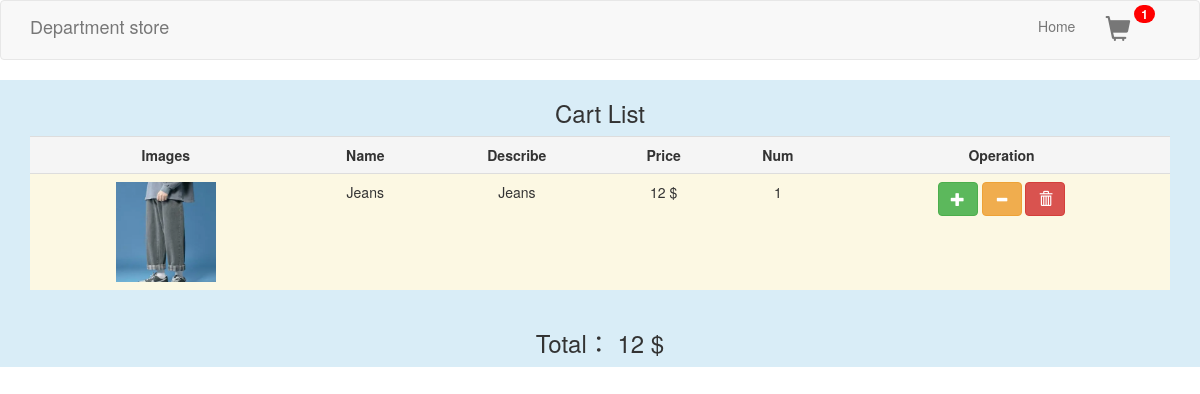
/add_cart?c_id=3, run on the app's committed database.
### tables this page shows
CREATE TABLE `commodity` (
  `id` int(11) unsigned NOT NULL AUTO_INCREMENT,
  `name` varchar(255) DEFAULT NULL,
  `img` varchar(255) DEFAULT NULL,
  `describe` varchar(255) DEFAULT NULL COMMENT '描述',
  `price` int(10) DEFAULT NULL COMMENT '价格',
  PRIMARY KEY (`id`)
);

### core/functions.php (called while the page is built, shortened)
<?php
function view($view, $data = []) {
    extract($data);
    require "views/{$view}.view.php";
}

### controllers/PagesController.php (called while the page is built, shortened)
<?php
class PagesController
{
    public function add_cart()
    {
        $commodity_id = $_GET['c_id'];
        $commodity = App::get('database')->selectOne('commodity', [], ['id' =>  $commodity_id]);
        $total = 0;
        return  view('cart_list', compact('total'));
    }
}

### core/Router.php (called while the page is built, shortened)
<?php
class Router {
    public $routes = [
        'GET' => [],
        'POST' => []
    ];
    public function get($uri, $controllerPath)
    {
        $this->routes['GET'][$uri] = $controllerPath;
    }
    public function direct($uri, $method)
    {
           if (array_key_exists($uri, $this->routes[$method])) {
               return $this->callAction(
                   ...explode("@", $this->routes[$method][$uri]));
           }
           throw new \Exception('No page found - 404');
    }
    protected function callAction($controller, $method) {
        $controller = new $cn;
        return $controller->$method();
    }
}

### index.php (called while the page is built, shortened)
<?php
Router::load('routes.php')->direct(Request::uri(), Request::method());

### core/database/QueryBuilder.php (called while the page is built, shortened)
<?php
class QueryBuilder
{
    public $pdo;
    public function __construct($pdo)
    {
        $this->pdo = $pdo;
    }
    public function selectOne($tablename,$fields=[],$filter = []){
        if(!empty($fields)){
            $sql = "SELECT ".join(",",$fields). " FROM {$tablename}";
        }else{
            $sql ="SELECT  * FROM {$tablename}";
        }
        $out = [];
        if(isset($filter) and !empty($filter)){
            foreach ($filter as  $key=>$value ){
                $out[]= " {$key} = '{$value}'";
            }
        }
         $sql .= " WHERE ".join(" and ",$out);
            $query = $this->pdo->prepare($sql);
            $query->execute();
            return $query->fetchAll(\PDO::FETCH_OBJ);
    }
}

### core/App.php (called while the page is built, shortened)
<?php
class App {
    protected static $data = [];
    public static function set($key, $data)
    {
        static::$data[$key] = $data;
    }
    public static function get($key)
    {
        return static::$data[$key];
    }
}

### views/cart_list.view.php (the view, shortened to what this page needs)
<?php require 'partials/header.view.php' ?>
<div class="container-fluid bg-info text-center">
    <div class="container">
        <h3>Cart List</h3>
        <div class="table-responsive">
            <table class="table">
            <th class="active tab-title">Images</th>
            <th class="active tab-title">Name</th>
            <th class="active tab-title">Describe</th>
            <th class="active tab-title">Price</th>
            <th class="active tab-title">Num</th>
            <th class="active tab-title">Operation</th>
            <?php if (!empty($_SESSION['cart'])): ?>
            <?php foreach ($_SESSION['cart'] as $value): ?>
            <tr>
                <td class="warning"><img src="/<?php echo $value[0]->img ?>" style="width: 100px;height: 100px" alt=""></td>
                <td class="warning"> <?php echo $value[0]->name ?></td>
                <td class="warning">  <?php echo $value[0]->describe ?></td>
                <td class="warning"> <?php echo $value[0]->price ?> $</td>
                <td class="warning"> <?php echo $value[0]->num ?> </td>
                <td class="warning">
                    <a href="/plus_cart?c_id=<?php echo $value[0]->id ?>" class="btn btn-success" role="button">
                        <span class="glyphicon glyphicon-plus"></span></a>
                    <a href="/reduce_cart?c_id=<?php echo $value[0]->id ?>" class="btn btn-warning" role="button">
                        <span class="
glyphicon glyphicon-minus"></span></a>
                    <a onclick="return confirm('Are you sure you want to delete?')" href="/delete_cart?c_id=<?php echo $value[0]->id ?>" class="btn btn-danger" role="button">
                        <span class="
glyphicon glyphicon-trash"></span></a>
                </td>
            </tr>
                <?php  $total += $value[0]->price*$value[0]->num; ?>
            <?php endforeach; ?>
            <?php else: ?>
                <tr>
                    <td class="warning">Your shopping cart is empty. <a href="/">Go and add items</a></td>
                </tr>
            <?php endif; ?>
        </table>
    </div>
</div>
    <h3>Total： <?php echo $total; ?> $</h3>
<?php require 'partials/footer.view.php' ?>

### views/cart_list.view.php (style rules this page uses)
.tab-title { text-align: center; }

### data on the page
commodity: img (picture), name "Jeans", describe "Jeans", price "12", num "1"

### other printed values
count($_SESSION['cart']) "1"
$total "12"
